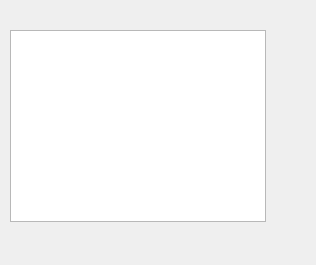
<?xml version="1.0" encoding="UTF-8"?>
<ui version="4.0">
 <class>BookmarksDialog</class>
 <widget class="QDialog" name="BookmarksDialog">
  <property name="geometry">
   <rect>
    <x>0</x>
    <y>0</y>
    <width>316</width>
    <height>265</height>
   </rect>
  </property>
  <property name="windowTitle">
   <string>BookmarksDialog</string>
  </property>
  <widget class="QTableWidget" name="tableWidget">
   <property name="geometry">
    <rect>
     <x>10</x>
     <y>30</y>
     <width>256</width>
     <height>192</height>
    </rect>
   </property>
  </widget>
 </widget>
 <layoutdefault spacing="6" margin="11"/>
 <resources/>
 <connections/>
</ui>
